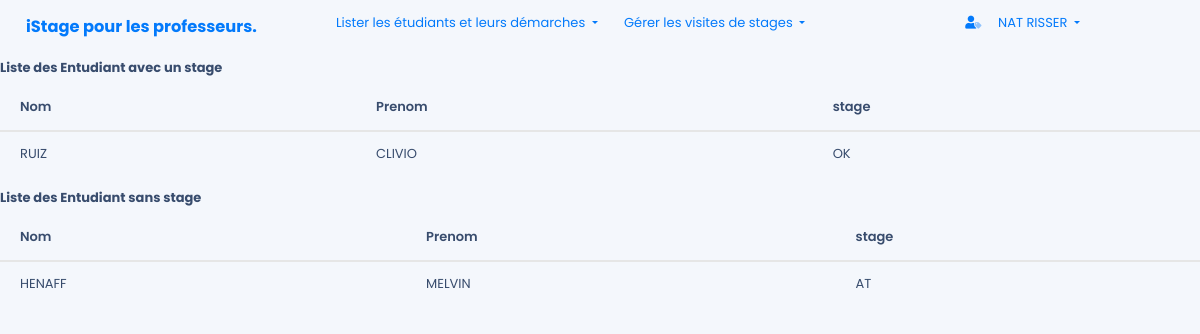
The app's page /front_end/etudiant_stage.php (signed in) with its own data.
### tables this page shows
CREATE TABLE IF NOT EXISTS STAGE
 (
   ID_STAGE SMALLINT  AUTO_INCREMENT ,
   ID_ETUDIANT SMALLINT NOT NULL  ,
   ID_SALARIE SMALLINT NOT NULL  ,
   DATE_FIN DATE NOT NULL  ,
   DATE_DEBUT DATE NOT NULL  ,
   ETAT CHAR(2) NOT NULL  
   , PRIMARY KEY (ID_STAGE) 
 );

CREATE TABLE IF NOT EXISTS ETUDIANT
 (
   ID_ETUDIANT SMALLINT  AUTO_INCREMENT ,
   ID_PROF SMALLINT NOT NULL  ,
   ID_CLASSE INTEGER NOT NULL  ,
   ID_SPECIALITE SMALLINT NOT NULL  ,
   NOM_ETUDIANT CHAR(32) NOT NULL  ,
   PRENOM_ETUDIANT CHAR(32) NOT NULL  ,
   ADR_ETUDIANT CHAR(32) NOT NULL  ,
   CP_ETUDIANT CHAR(5) NOT NULL  ,
   VILLE_ETUDIANT CHAR(32) NOT NULL  ,
   EMAIL CHAR(32) NOT NULL  ,
   TEL_ETUDIANT CHAR(10) NOT NULL ,
   MDP VARCHAR(100) NOT NULL
   , PRIMARY KEY (ID_ETUDIANT) 
 );

### back_end/stage_etud.php (called while the page is built)
<?php
$resultat = $db->prepare("SELECT NOM_ETUDIANT,PRENOM_ETUDIANT,ETAT FROM etudiant, stage
WHERE etudiant.ID_ETUDIANT=stage.ID_ETUDIANT AND ETAT='OK';");
$resultat->execute();
$stage = $resultat->fetchAll();
?>
<?php
$resultat = $db->prepare("SELECT NOM_ETUDIANT,PRENOM_ETUDIANT,ETAT FROM etudiant, stage
WHERE etudiant.ID_ETUDIANT=stage.ID_ETUDIANT AND ETAT='AT';");
$resultat->execute();
$nstage = $resultat->fetchAll();
?>

### front_end/etudiant_stage.php (the view, shortened to what this page needs)
<!DOCTYPE html>
<html lang="fr">
<?php
    include '../includes/header.php';
    include '../back_end/stage_etud.php';
    ?>
<body>
    <?php
    include '../includes/barnav.php';
    ?>
		<h5 class="card-title">Liste des Entudiant avec un stage </h5>
                                <div class="table-responsives">
                                    <table class="table">
                                        <thead>
                                            <tr>
                                                <th scope="col">Nom</th>
                                                <th scope="col">Prenom</th>
                                                <th scope="col">stage</th>
                                            </tr>
                                        </thead>
                                        <tbody>
                                        <?php foreach ( $stage as $stage) {
                            echo'
                                     <tr>
                                         <td>'. $stage[ 'NOM_ETUDIANT'].'</td>
                                         <td>'. $stage['PRENOM_ETUDIANT'].'</td>
                                         <td>'. $stage['ETAT'].'</td>
                                      </tr>
                         ';
                          } ?>
                         </tbody>
                        </table>
            </div>
            <h5 class="card-title">Liste des Entudiant sans stage </h5>
                                <div class="table-responsives">
                                    <table class="table">
                                        <thead>
                                            <tr>
                                                <th scope="col">Nom</th>
                                                <th scope="col">Prenom</th>
                                                <th scope="col">stage</th>
                                            </tr>
                                        </thead>
                                        <tbody>
                                        <?php foreach ( $nstage as $nstage) {
                            echo'
                                     <tr>
                                         <td>'. $nstage[ 'NOM_ETUDIANT'].'</td>
                                         <td>'. $nstage['PRENOM_ETUDIANT'].'</td>
                                         <td>'. $nstage['ETAT'].'</td>
                                      </tr>
                         ';
                          } ?>
                         </tbody>
                        </table>
            </div>
            </body>
</html>

### assets/css/custom.css (style rules this page uses)
body { font-size: 1rem; font-family: Roboto, sans-serif; font-weight: initial; line-height: normal; -webkit-font-smoothing: antialiased }
.h1, .h2, .h3, .h4, .h5, .h6, h1, h2, h3, h4, h5, h6 { font-weight: 700 }
.h5, h5 { font-size: 1rem }
body, html { overflow-x: hidden; padding-right: 0 !important }
* { box-sizing: border-box }

### records on screen
stage: ID_ETUDIANT.NOM_ETUDIANT "RUIZ", ID_ETUDIANT.PRENOM_ETUDIANT "CLIVIO", ETAT "OK"
stage: ID_ETUDIANT.NOM_ETUDIANT "HENAFF", ID_ETUDIANT.PRENOM_ETUDIANT "MELVIN", ETAT "AT"

### other values on screen
$_SESSION['prenom'] "NAT"
$_SESSION['nom'] "RISSER"
